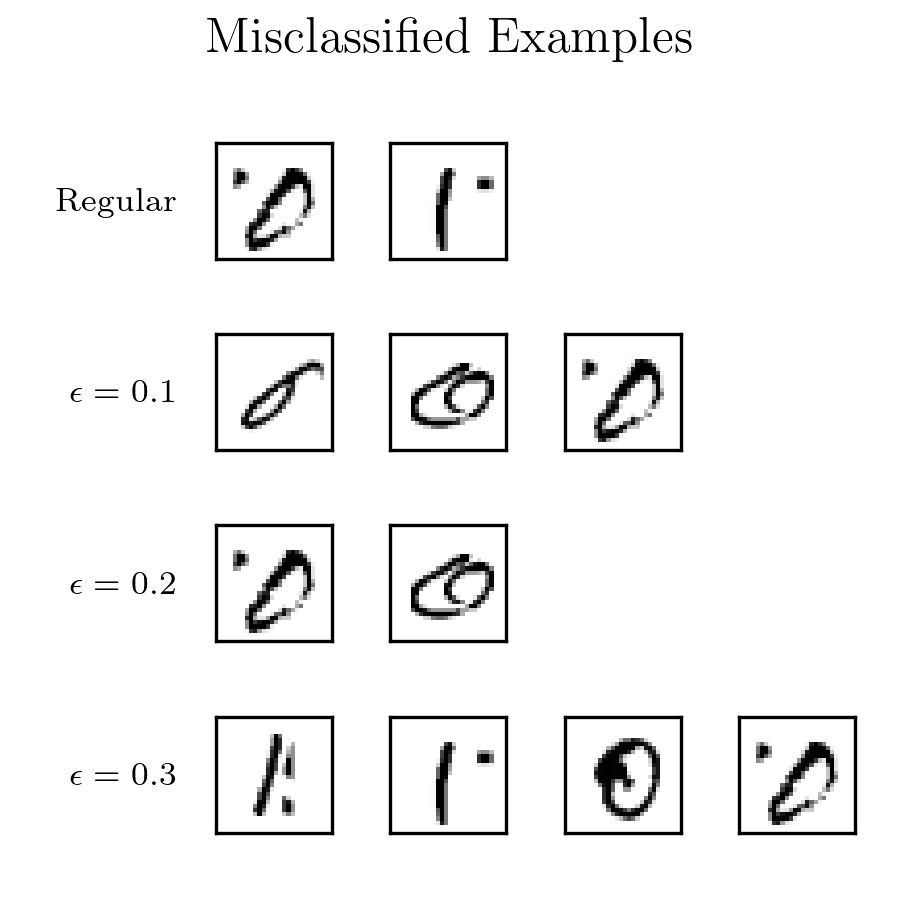

Write the Python code that produced this figure.
from matplotlib import pyplot as plt
from source import utils
plt.rc('text', usetex=True)
plt.rc('font', family='serif')

# Set up data
evaluation_regular, *_ = utils.load('../out/regular/results.bin')
evaluation_robust_1, *_ = utils.load('../out/robust/results.0.1.bin')
evaluation_robust_2, *_ = utils.load('../out/robust/results.0.2.bin')
evaluation_robust_3, *_ = utils.load('../out/robust/results.0.3.bin')
evaluations = [evaluation_regular, evaluation_robust_1, evaluation_robust_2, evaluation_robust_3]

no_ticks = {'xticks': [], 'yticks': []}
fig, axes = plt.subplots(4, 4, figsize=[3, 3], subplot_kw=no_ticks)

# Plot misclassified samples from the regular model
for ax_row, evaluation in zip(axes, evaluations):
    epsilon, accuracy, top_misclassified_images, misclassified_logits = evaluation[0]
    for i, ax in enumerate(ax_row):
        try:
            image, logit, adversarial_image = top_misclassified_images[i]
            ax.imshow(1 - adversarial_image[..., 0], cmap='gray')
        except IndexError:
            ax.axis('off')

axes[0, 0].text(-10, 14, 'Regular', size=8, ha="right", va="center")
axes[1, 0].text(-10, 14, r'$\epsilon=0.1$', size=8, ha="right", va="center")
axes[2, 0].text(-10, 14, r'$\epsilon=0.2$', size=8, ha="right", va="center")
axes[3, 0].text(-10, 14, r'$\epsilon=0.3$', size=8, ha="right", va="center")

plt.suptitle(f'Misclassified Examples')
plt.tight_layout(rect=[0, 0, 1, 0.9])  # Make space for the title
name, ext = __file__.split('.')
plt.savefig(f'{name}.png', dpi=300)
